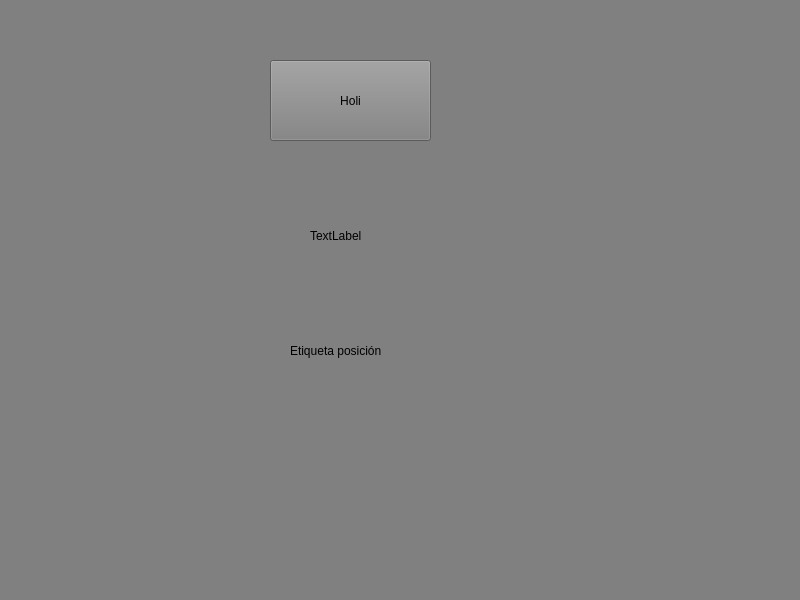
<?xml version="1.0" encoding="UTF-8"?>
<ui version="4.0">
 <class>MainWindow</class>
 <widget class="QMainWindow" name="MainWindow">
  <property name="geometry">
   <rect>
    <x>0</x>
    <y>0</y>
    <width>800</width>
    <height>600</height>
   </rect>
  </property>
  <property name="windowTitle">
   <string>Ventana principal</string>
  </property>
  <property name="styleSheet">
   <string notr="true">background-color:gray;</string>
  </property>
  <widget class="QWidget" name="centralwidget">
   <widget class="QPushButton" name="boton">
    <property name="geometry">
     <rect>
      <x>270</x>
      <y>60</y>
      <width>161</width>
      <height>81</height>
     </rect>
    </property>
    <property name="text">
     <string>Holi</string>
    </property>
   </widget>
   <widget class="QLabel" name="bienvenido">
    <property name="geometry">
     <rect>
      <x>310</x>
      <y>210</y>
      <width>191</width>
      <height>51</height>
     </rect>
    </property>
    <property name="text">
     <string>TextLabel</string>
    </property>
   </widget>
   <widget class="QLabel" name="posicion">
    <property name="geometry">
     <rect>
      <x>290</x>
      <y>330</y>
      <width>111</width>
      <height>41</height>
     </rect>
    </property>
    <property name="text">
     <string>Etiqueta posición</string>
    </property>
   </widget>
  </widget>
  <widget class="QMenuBar" name="menubar">
   <property name="geometry">
    <rect>
     <x>0</x>
     <y>0</y>
     <width>800</width>
     <height>21</height>
    </rect>
   </property>
  </widget>
  <widget class="QStatusBar" name="statusbar"/>
 </widget>
 <resources/>
 <connections/>
</ui>
